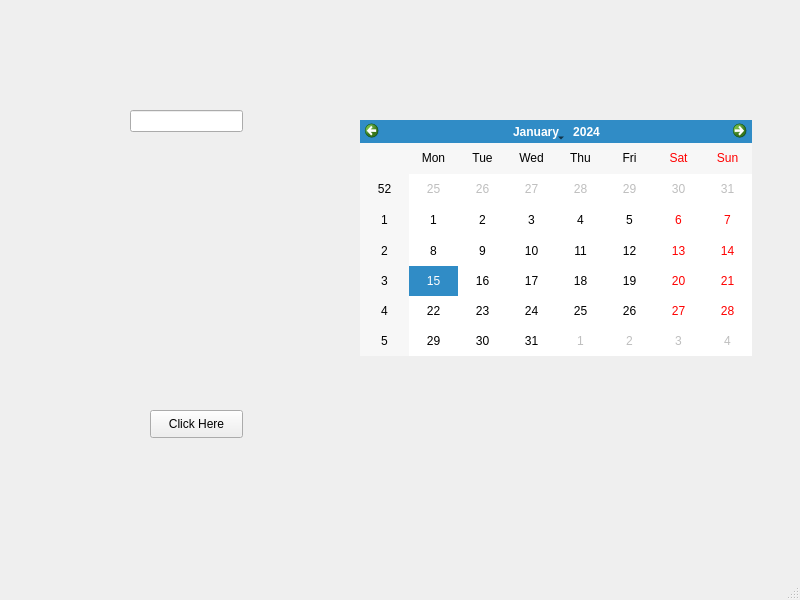
<?xml version="1.0" encoding="UTF-8"?>
<ui version="4.0">
 <class>MainWindow</class>
 <widget class="QMainWindow" name="MainWindow">
  <property name="geometry">
   <rect>
    <x>0</x>
    <y>0</y>
    <width>800</width>
    <height>600</height>
   </rect>
  </property>
  <property name="windowTitle">
   <string>MainWindow</string>
  </property>
  <widget class="QWidget" name="centralwidget">
   <widget class="QLineEdit" name="lineEdit">
    <property name="geometry">
     <rect>
      <x>130</x>
      <y>110</y>
      <width>113</width>
      <height>22</height>
     </rect>
    </property>
   </widget>
   <widget class="QPushButton" name="pushButton">
    <property name="geometry">
     <rect>
      <x>150</x>
      <y>410</y>
      <width>93</width>
      <height>28</height>
     </rect>
    </property>
    <property name="text">
     <string>Click Here</string>
    </property>
   </widget>
   <widget class="QCalendarWidget" name="calendarWidget">
    <property name="geometry">
     <rect>
      <x>360</x>
      <y>120</y>
      <width>392</width>
      <height>236</height>
     </rect>
    </property>
   </widget>
  </widget>
  <widget class="QMenuBar" name="menubar">
   <property name="geometry">
    <rect>
     <x>0</x>
     <y>0</y>
     <width>800</width>
     <height>26</height>
    </rect>
   </property>
  </widget>
  <widget class="QStatusBar" name="statusbar"/>
 </widget>
 <resources/>
 <connections/>
</ui>
